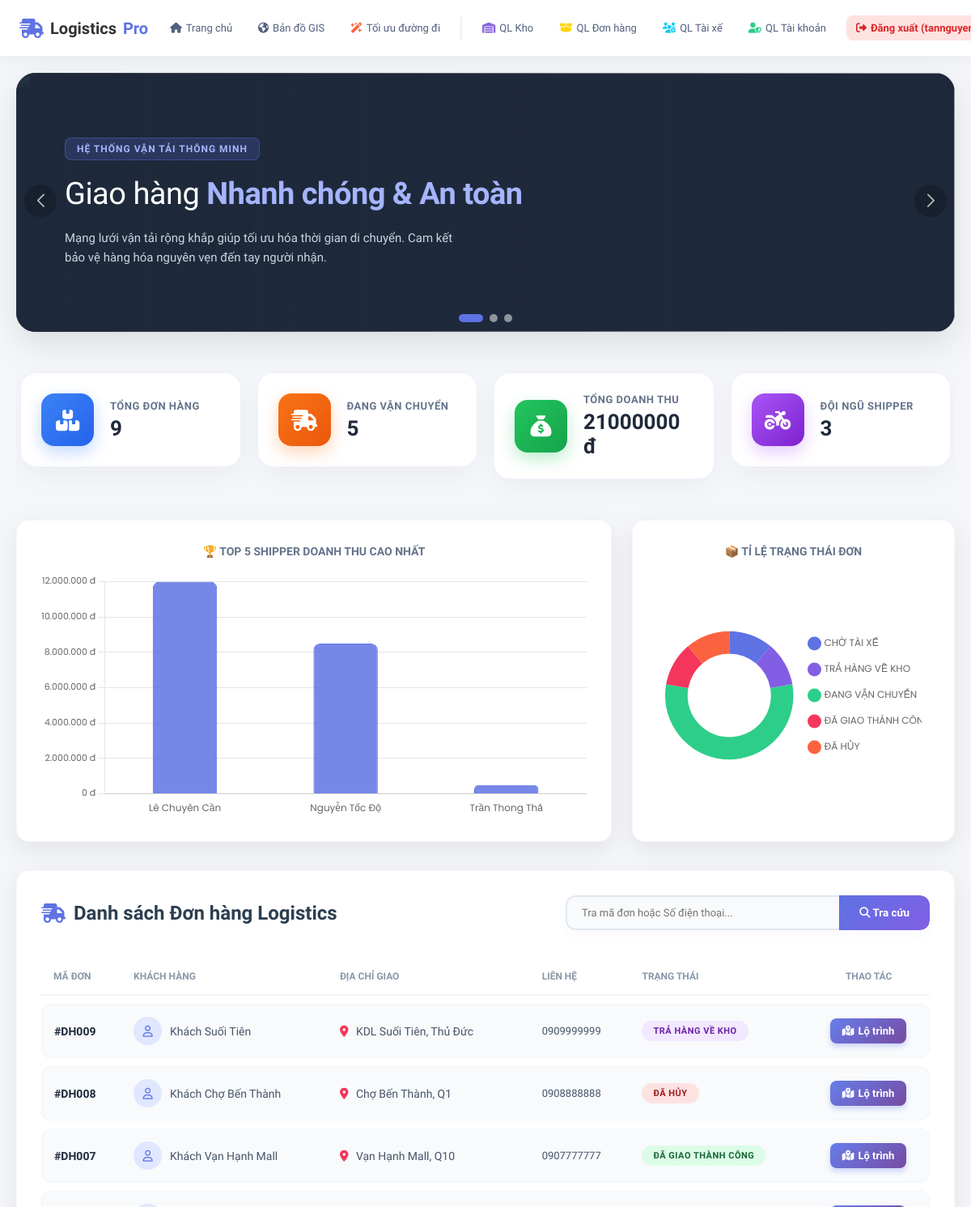
The app's page / (signed in, upper part), older data.
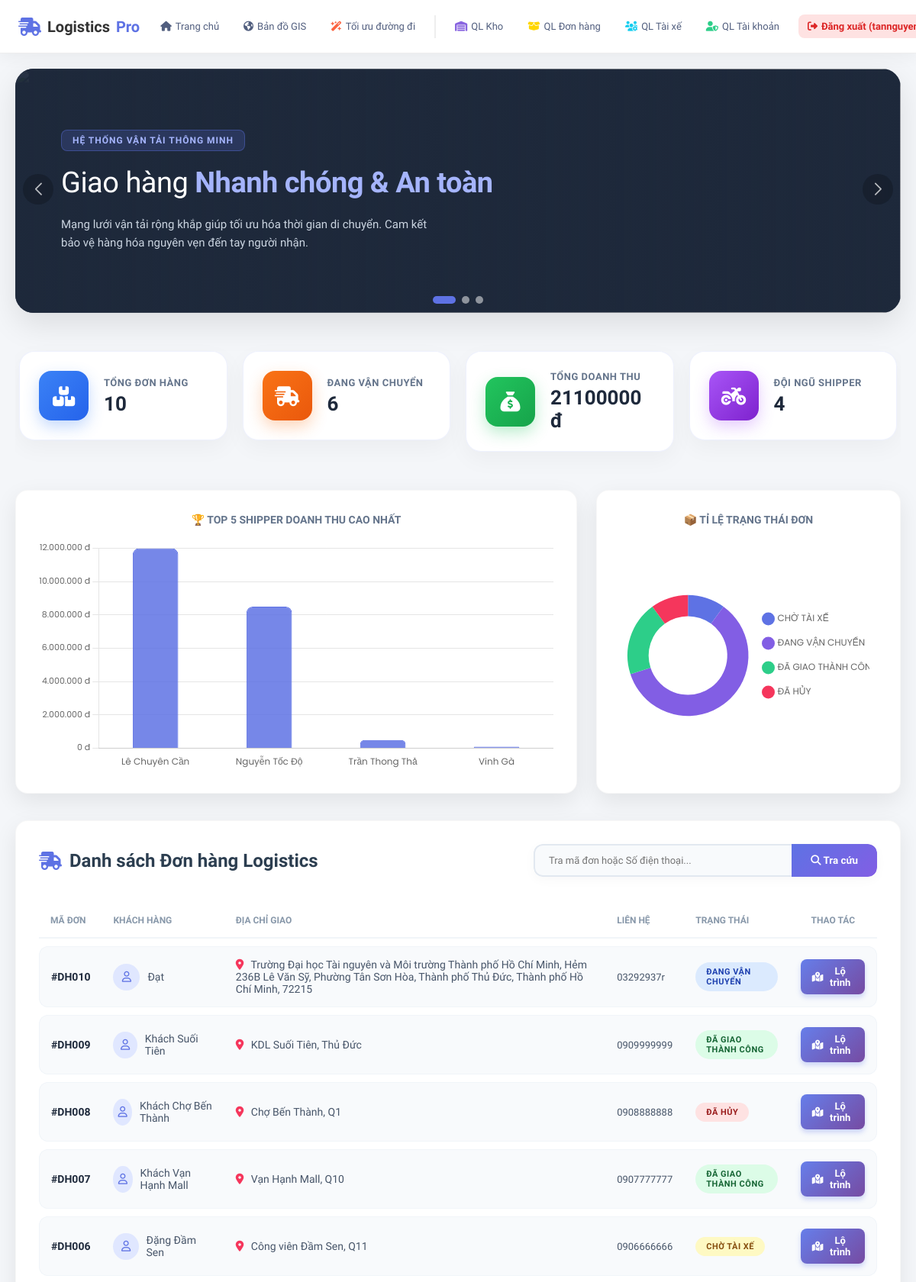
The same page, newer data.
### core/models.py (models this page shows, shortened)
class DonHang(models.Model):
    ma_don = models.CharField(max_length=20, unique=True, blank=True)
    ten_nguoi_nhan = models.CharField(max_length=100)
    dia_chi_nguoi_nhan = models.CharField(max_length=200)
    sdt_nguoi_nhan = models.CharField(max_length=15)
    lat_khach = models.FloatField()
    lng_khach = models.FloatField()
    khoi_luong = models.FloatField(help_text="Đơn vị: kg")
    kho_xuat_phat = models.ForeignKey(KhoHang, on_delete=models.CASCADE)
    tai_xe = models.ForeignKey(TaiXe, on_delete=models.SET_NULL, null=True, blank=True)
    trang_thai = models.CharField(max_length=50, default='Đang xử lý')
    ngay_tao = models.DateTimeField(auto_now_add=True)

### core/views.py (the view)
# urls.py: path('', views.home, name='home'),
def home(request):
    q = request.GET.get('q', '')
    ds_don = DonHang.objects.all().order_by('-id')
    if q:
        ds_don = ds_don.filter(Q(ma_don__icontains=q) | Q(sdt_nguoi_nhan__icontains=q))
    if request.user.is_authenticated:
        if hasattr(request.user, 'taixe'):
            return redirect('core:app_shipper')
        top_tai_xe = TaiXe.objects.order_by('-doanh_thu_tich_luy')[:5]
        thong_ke_don = DonHang.objects.values('trang_thai').annotate(so_luong=Count('id'))
        context = {
            'don_hangs': ds_don if q else ds_don[:10],
            'stats': {
                'tong_don': DonHang.objects.count(),
                'don_dang_giao': DonHang.objects.filter(trang_thai='ĐANG VẬN CHUYỂN').count(),
                'tong_doanh_thu': TaiXe.objects.aggregate(Sum('doanh_thu_tich_luy'))['doanh_thu_tich_luy__sum'] or 0,
                'so_tai_xe': TaiXe.objects.count()
            },
            'labels_tai_xe': json.dumps([tx.ten_tai_xe for tx in top_tai_xe]),
            'data_doanh_thu': json.dumps([float(tx.doanh_thu_tich_luy or 0) for tx in top_tai_xe]),
            'labels_trang_thai': json.dumps([item['trang_thai'] for item in thong_ke_don]),
            'data_trang_thai': json.dumps([item['so_luong'] for item in thong_ke_don]),
            'q': q
        }
        return render(request, 'home.html', context)
    return render(request, 'home.html', {
        'don_hangs': ds_don if q else [],  # <--- THAY ĐỔI TẠI ĐÂY
        'q': q
    })

### templates/home.html (shortened to what the changed rows need)
{% extends "base.html" %}
{% load static %}
{% block content %}
<link rel="stylesheet" href="https://cdnjs.cloudflare.com/ajax/libs/font-awesome/6.4.0/css/all.min.css" />
<link rel="stylesheet" href="https://cdn.jsdelivr.net/npm/swiper@11/swiper-bundle.min.css" />
<div class="swiper bannerSwiper">
        <div class="swiper-wrapper">
            <div class="swiper-slide" style="position: relative;">
                <div class="banner-slide-content">
                    <h1 style="color: white; font-size: 38px; font-weight: 500; margin: 0 0 15px 0; max-width: 650px; line-height: 1.4; letter-spacing: -0.5px;">
                        Giao hàng <span class="highlight-text" style="color: #a5b4fc;">Nhanh chóng & An toàn</span>
                    </h1>
                </div>
            </div>
        </div>
    </div>
    {% if user.is_authenticated %}
    <div class="swiper kpiSwiper">
        <div class="swiper-wrapper">
            <div class="swiper-slide">
                <div class="kpi-card">
                    <div class="kpi-icon bg-blue">
                        <i class="fa-solid fa-boxes-stacked"></i>
                    </div>
                    <div class="kpi-info">
                        <h4>Tổng Đơn Hàng</h4>
                        <h2>{{ stats.tong_don }}</h2>
                    </div>
                </div>
            </div>
            <div class="swiper-slide">
                <div class="kpi-card">
                    <div class="kpi-icon bg-orange">
                        <i class="fa-solid fa-truck-fast"></i>
                    </div>
                    <div class="kpi-info">
                        <h4>Đang Vận Chuyển</h4>
                        <h2>{{ stats.don_dang_giao }}</h2>
                    </div>
                </div>
            </div>
            <div class="swiper-slide">
                <div class="kpi-card">
                    <div class="kpi-icon bg-green">
                        <i class="fa-solid fa-sack-dollar"></i>
                    </div>
                    <div class="kpi-info">
                        <h4>Tổng Doanh Thu</h4>
                        <h2>{{ stats.tong_doanh_thu|floatformat:0 }} đ</h2>
                    </div>
                </div>
            </div>
            <div class="swiper-slide">
                <div class="kpi-card">
                    <div class="kpi-icon bg-purple">
                        <i class="fa-solid fa-motorcycle"></i>
                    </div>
                    <div class="kpi-info">
                        <h4>Đội Ngũ Shipper</h4>
                        <h2>{{ stats.so_tai_xe }}</h2>
                    </div>
                </div>
            </div>
        </div>
    </div>
    <div style="display: flex; gap: 25px; margin-bottom: 35px; flex-wrap: wrap;">
        <div class="card-box" style="flex: 2; min-width: 400px; display: flex; flex-direction: column;">
            <h4 style="color: #64748b; font-size: 14px; text-transform: uppercase; margin-bottom: 20px; text-align: center; font-weight: 700;">
                🏆 Top 5 Shipper Doanh Thu Cao Nhất
            </h4>
            <div style="position: relative; flex-grow: 1; min-height: 280px;">
                <canvas id="revenueChart"></canvas>
            </div>
        </div>
        <div class="card-box" style="flex: 1; min-width: 300px; display: flex; flex-direction: column;">
            <h4 style="color: #64748b; font-size: 14px; text-transform: uppercase; margin-bottom: 20px; text-align: center; font-weight: 700;">
                📦 Tỉ Lệ Trạng Thái Đơn
            </h4>
            <div style="position: relative; flex-grow: 1; min-height: 280px; display: flex; justify-content: center; align-items: center;">
                <canvas id="statusChart"></canvas>
            </div>
        </div>
    </div>
    {% endif %}
    <div class="card-box">
        <div style="display: flex; justify-content: space-between; align-items: center; flex-wrap: wrap; gap: 15px; margin-bottom: 25px;">
            <h2 class="page-title">
                <i class="fa-solid fa-truck-fast" style="color: #5e72e4;"></i> Danh sách Đơn hàng Logistics
            </h2>
        </div>
        <div style="overflow-x: auto;">
            <table class="custom-table">
                <thead>
                    <tr>
                        <th>Mã Đơn</th>
                        <th>Khách Hàng</th>
                        <th>Địa Chỉ Giao</th>
                        <th>Liên Hệ</th>
                        <th>Trạng Thái</th>
                        <th style="text-align: center;">Thao Tác</th>
                    </tr>
                </thead>
                <tbody>
    {% for dh in don_hangs %}
    <tr>
        <td>
            <span style="font-weight: 700; color: #1e293b;">#{{ dh.ma_don }}</span>
        </td>
        <td>
            <div style="display: flex; align-items: center; gap: 10px;">
                <div style="width: 35px; height: 35px; background: #e0e7ff; color: #5e72e4; border-radius: 50%; display: flex; align-items: center; justify-content: center; font-weight: bold;">
                    <i class="fa-regular fa-user"></i>
                </div>
                <span style="font-weight: 500;">{{ dh.ten_nguoi_nhan }}</span>
            </div>
        </td>
        <td>
            <i class="fa-solid fa-location-dot" style="color: #f5365c; margin-right: 6px;"></i>
            {{ dh.dia_chi_nguoi_nhan }}
        </td>
        <td style="font-family: monospace; font-size: 13px;">
            {{ dh.sdt_nguoi_nhan }}
        </td>
        <td>
            <span class="status-badge">{{ dh.trang_thai }}</span>
        </td>
        <td style="text-align: center;">
            <a href="{% url 'core:chi_tiet' dh.ma_don %}" class="btn-view-map">
                <i class="fa-solid fa-map-location-dot"></i> Lộ trình
            </a>
        </td>
    </tr>
    {% endfor %}
</tbody>
            </table>
        </div>
    </div>
{% endblock %}

Row changes from the older to the newer data that the page shows:
added DonHang: ma_don "DH010", ten_nguoi_nhan "Đạt", dia_chi_nguoi_nhan "Trường Đại học Tài nguyên và Môi trường Thành phố Hồ Chí Minh, Hẻm 236B Lê Văn Sỹ, Phường Tân Sơn Hòa, Thành phố Thủ Đức, Thành phố Hồ Chí Minh, 72215", sdt_nguoi_nhan "03292937r", trang_thai "ĐANG VẬN CHUYỂN"
changed DonHang "DH009": trang_thai "TRẢ HÀNG VỀ KHO" → "ĐÃ GIAO THÀNH CÔNG"
now on this page (row unchanged): DonHang: ma_don "DH006", ten_nguoi_nhan "Đặng Đầm Sen", dia_chi_nguoi_nhan "Công viên Đầm Sen, Q11", sdt_nguoi_nhan "0906666666", trang_thai "CHỜ TÀI XẾ"
Text that changed along with them:
{{ stats.tong_don }}: "9" → "10"
{{ stats.don_dang_giao }}: "5" → "6"
{{ stats.tong_doanh_thu|floatformat:0 }}: "21000000" → "21100000"
{{ stats.so_tai_xe }}: "3" → "4"
chart data {{ data_doanh_thu|safe }}: [12000000.0, 8500000.0, 500000.0] → [12000000.0, 8500000.0, 500000.0, 100000.0]
chart data {{ data_trang_thai|safe }}: [1, 1, 5, 1, 1] → [1, 6, 2, 1]
